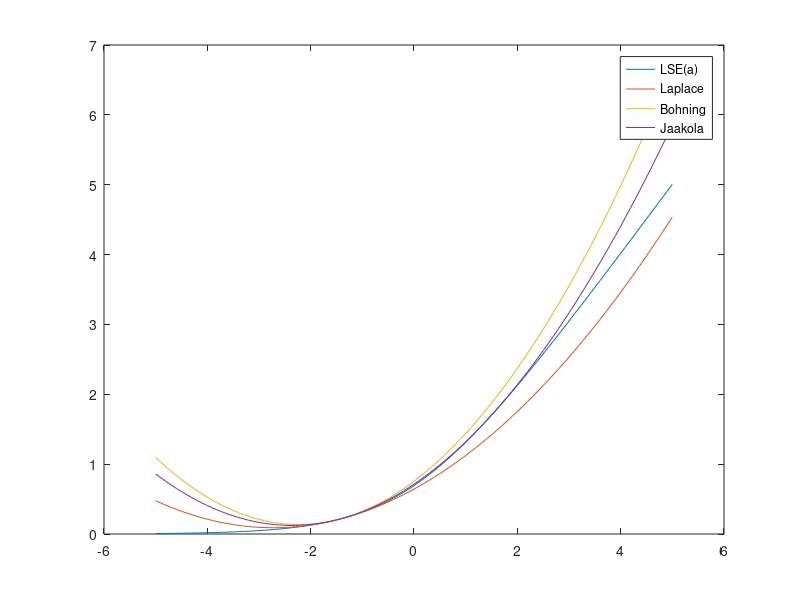

MATLAB code for this plot:
% Some definitions
sigma = @(a) exp(a)./(exp(a)+1);
lse   = @(a)log(exp(a)+1);

% A test to make sure the two answers are the same
a = 0.9;
d = 1;
log(sigma(a))*d + log(1-sigma(a))*(1-d)
a*d - lse(a)

%%%%%%%%%%%%%%%%%%%%%%%%%%%%%%%%%%%%%%%%%
% Illustration of Laplace approximation and Bohnoing and Jaakola bounds
% Mean and variance of w*z
mu_a = -1.5; % <w>*<z>
sig2_a = 0.7;

a = (-5:0.1:5)';

% Laplace approximation
c  = lse(mu_a);
gl = exp(mu_a - lse(mu_a));    % Gradient
hl = 1/(2*(cosh(mu_a) + 1));  % for Laplace approximation
la = c + (a-mu_a)*gl + (a-mu_a).^2*hl/2;

% Bohning bound
c  = lse(mu_a);
gb = exp(mu_a - lse(mu_a));
hb = 0.25;
bb = c + (a-mu_a)*gb + (a-mu_a).^2*hb/2;

% Jaakola bound
lam = (1/(1+exp(-mu_a)) - 0.5)/(2*mu_a);
c   = lse(mu_a);
gj  = 0.5 + 2*lam*mu_a;
hj  = 2*lam;
jb  = c + (a-mu_a)*gj + (a-mu_a).^2*hj/2;

plot(a,[lse(a) la bb jb])
legend({'LSE(a)','Laplace', 'Bohning','Jaakola'})
% Notice that the Laplace approximation can fall below the function
% so it isn't a bound.

%%%%%%%%%%%%%%%%%%%%%%%%%%%%%%%%%%%%%%%%%
% Expectations computed in different ways
% E[lse(a)] \simeq E[lse(mu_a) + (a-mu_a)*g + (a-mu_a).^2*h/2]
% = lse(mu_a) + sig2_a*h/2;

Nsamp = 10000;
a = mu_a + randn(Nsamp,1)*sqrt(sig2_a); % Random samples
[mean(lse(a)), lse(mu_a), ...
 lse(mu_a) + sig2_a*hl/2, ...
 lse(mu_a) + sig2_a*hj/2, ...
 lse(mu_a) + sig2_a*hb/2]